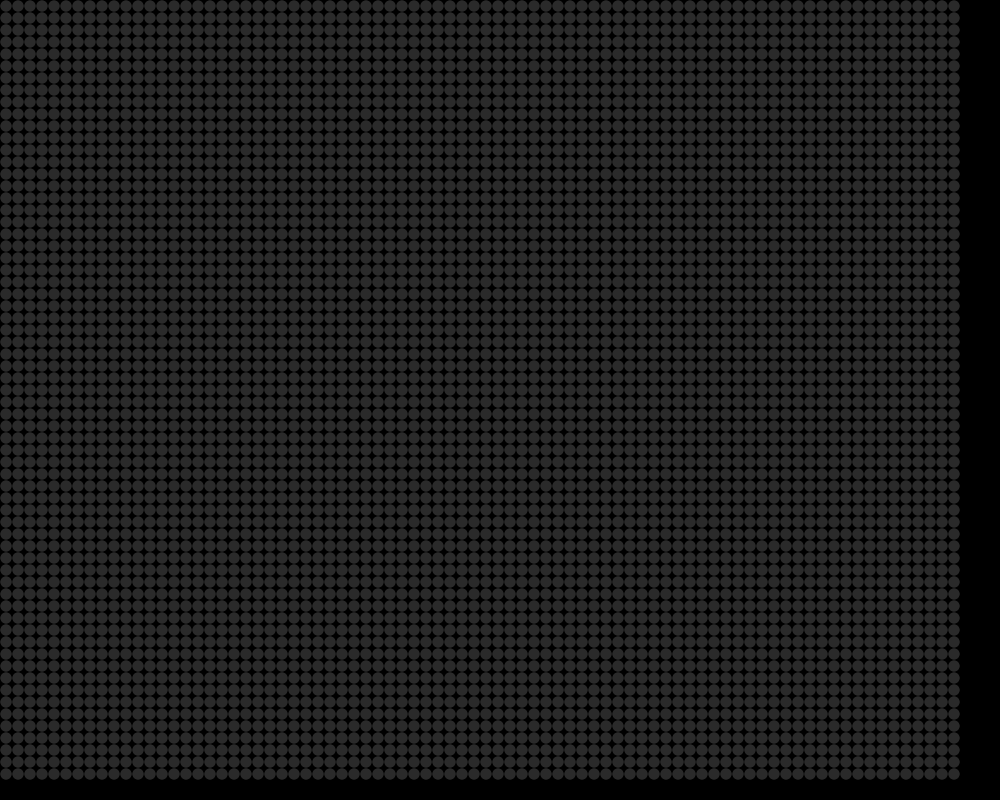
Frame 1 (no input)
Frame 60 (the mouse pressed at the canvas centre just before this capture): identical to frame 1, image omitted
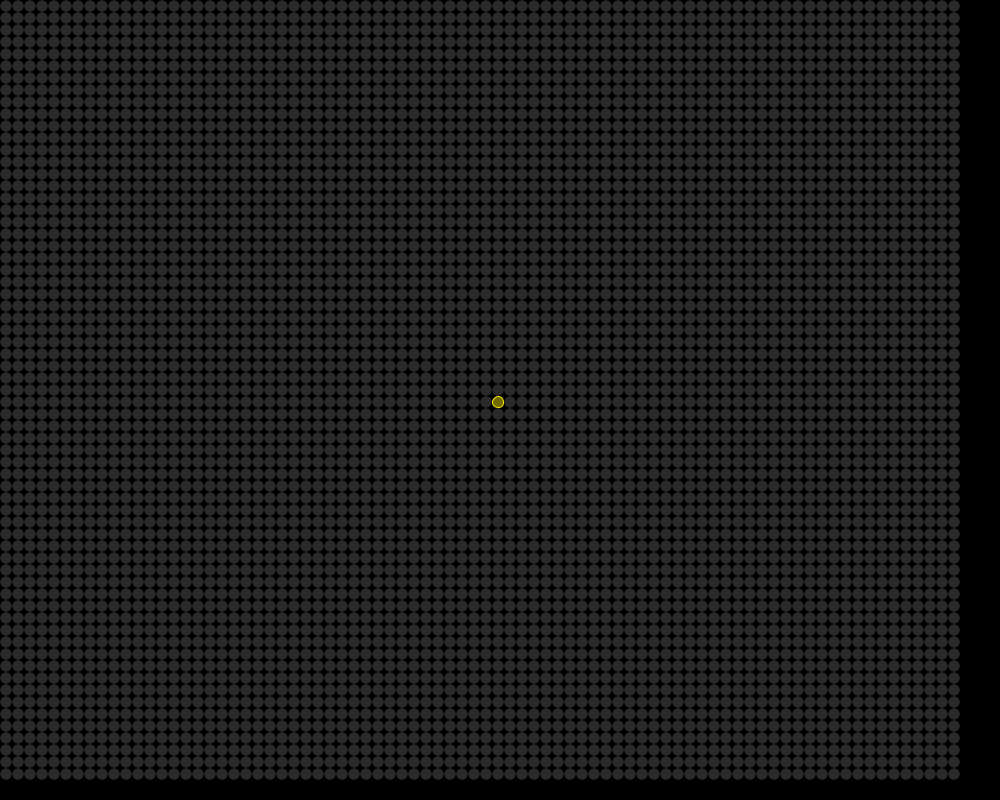
Frame 120 (the mouse held since frame 60 and released just before this capture)

The Processing sketch that drew these frames (run headless with seeded random() and noise(); from frame 60 on, the mouse is pressed at the canvas centre):

// Processing sketch: processing_91728
// ── processing_91728.pde

void setup(){
  size(1000,800);
  ellipseMode(CENTER);
  colorMode(HSB,100);
  for(int a=0;a<X;a++){
    for(int b=0;b<Y;b++){
      ell[a][b]=12;
    }
  }
}
int X=80;int Y=65;
int m=12;
boolean[][] lgt=new boolean[X][Y];
boolean[][] blk=new boolean[X][Y];
float[][] col=new float[X][Y];
int[][] c=new int[X][Y];
boolean[][] V=new boolean[X][Y];
float[][] t=new float[X][Y];
int[][] ell=new int[X][Y];
int[][] alp=new int[X][Y];
void draw(){
  background(#000000);
  
  for(int a=0;a<X;a++){
    for(int b=0;b<Y;b++){
      if(a*m<mouseX && mouseX<a*m+12 && b*m<mouseY && mouseY<b*m+m){
        col[a][b]=random(100);c[a][b]=50;V[a][b]=false;lgt[a][b]=true;t[a][b]=200;
        
        if(mousePressed){if(blk[a][b]==true){blk[a][b]=false;}
          if(blk[a][b]==false){blk[a][b]=true;}alp[a][b]=100;
        }
        
      }if(lgt[a][b]==true){col[a][b]=col[a][b];}
      if(lgt[a][b]==true){
        if(c[a][b]>=100){V[a][b]=false;}if(c[a][b]<=-50){V[a][b]=true;}
        if(V[a][b]==false){c[a][b]-=5;}else{c[a][b]+=5;}
        fill(col[a][b],100,c[a][b]);
        t[a][b]-=1;if(t[a][b]<=100){t[a][b]=100;}
        else{noStroke();}
      }else{fill(#2a2a2a);noStroke();}
      
      
      
      ellipse(a*m+m*0.5,b*m+m*0.5,m-1,m-1);
      
      if(blk[a][b]==true){stroke(col[a][b],100,100,alp[a][b]);noFill();
        if(V[a][b]==false){ell[a][b]+=5;alp[a][b]-=5;}
        if(c[a][b]==100){ell[a][b]=m;}if(c[a][b]==100){alp[a][b]=100;}
        
    }else{noStroke();}
    ellipse(a*m+m*0.5,b*m+m*0.5,m-1,m-1);
    }
  }
  
}
